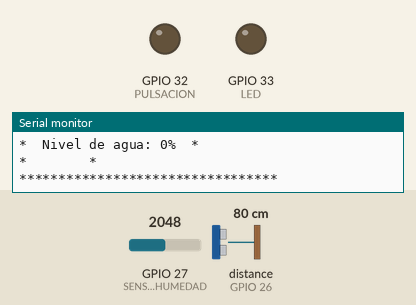
The sketch below on a simulated ESP32. Parts: output pins drawn as LEDs (lit = HIGH), the last lines printed to the serial monitor. The inputs (shaded band) are chosen by the test bench; at power-on: GPIO 27 (SENSORHUMEDAD) = 2048, distance to the obstacle (sensor on GPIO 26) 80 cm. The echo pulse lasts 58.3 µs per cm; pins used as bus, display or sensor lines are not drawn.

Above: at 0.1 s.
At 1.1 s:
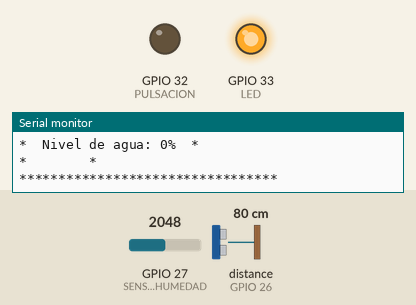
Timing chart, 0 to 2.6 s (numbered marks = the images above):
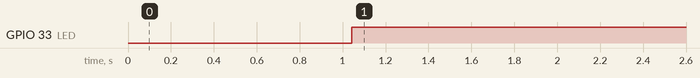

Measured:
- by itself, GPIO 33 (LED): LOW → HIGH at 1.0 s

The sketch:

Main.ino
```cpp
/************** Inicio - Macros **************/
#define lectura_humedad     analogRead(SENSORHUMEDAD)
#define SinHumedad_ConAgua  nivelHumedad() == 0 && nivelAgua() == 0
#define SinHumedad_SinAgua  nivelHumedad() == 0 && nivelAgua() == 1
#define ConHumedad_SinAgua  nivelHumedad() == 1 && nivelAgua() == 0
#define ConHumedad_ConAgua  nivelHumedad() == 1 && nivelAgua() == 1
#define BOMBA_ON            digitalWrite(PULSACION, HIGH)
#define BOMBA_OFF           digitalWrite(PULSACION, LOW)
#define LED_ON              digitalWrite(LED, HIGH)
#define LED_OFF             digitalWrite(LED, LOW)
/************** Fin - Macros **************/


/************** Inicio - Constantes **************/
const uint8_t SENSORHUMEDAD = 27;
const uint8_t ECO           = 26;
const uint8_t TRI           = 25;
const uint8_t LED           = 33;
const uint8_t PULSACION     = 32;
const uint8_t RATIO         = 58.2;
/************** Fin - Constantes **************/


/************** Inicio - Variables **************/
int duracion;
int distancia;
uint8_t porcentaje_agua;
uint8_t porcentaje_humedad;
uint8_t test = 1;
// Máquina de estados finito
enum estados
{
  estado_1,
  estado_2,
  estado_3,
  estado_4
} estado;
/************** Fin - Variables **************/


/************** Inicio - Funciones **************/
void lectura();
uint8_t nivelHumedad();
uint8_t nivelAgua();

/************** Fin - Funciones **************/


void setup() {
  Serial.begin(115200); // Velocidad del puerto serial en baudios
  //Inicializar entradas y salidas
  pinMode(SENSORHUMEDAD, INPUT);
  pinMode(ECO, INPUT); // Eco del ultrasonico para medir la distancia
  pinMode(TRI, OUTPUT); // Activa el ECO
  pinMode(LED, OUTPUT); // LED indicador
  pinMode(PULSACION, OUTPUT); // Pulsacion de la bomba para suministrar agua

}


void loop()
{
    estado = estado_1; // Estado inicial
    lectura();
    delay(1000);
    switch(estado)
    {
        case estado_1:
            BOMBA_OFF;
            LED_ON;
        break;

        case estado_2:
            BOMBA_ON;
            LED_OFF;
        break;

        case estado_3:
            BOMBA_OFF;
            LED_ON;
        break;

        case estado_4:
            BOMBA_OFF;
            LED_OFF;
        break;
    }

}

void lectura()
{
  // Condiciones de 4 combinaciones para activar cada estado
  if ( SinHumedad_ConAgua ) estado = estado_1;
    else if ( SinHumedad_SinAgua ) estado = estado_2;
      else if ( ConHumedad_SinAgua ) estado = estado_3;
        else if ( ConHumedad_ConAgua ) estado = estado_4;
  delay(20);
  test = test + 1;
}


uint8_t nivelHumedad()
{
  porcentaje_humedad = map(lectura_humedad, 4095, 0, 0, 100); // Mapeo, Regla de 3
  Serial.println("*********************************");
  Serial.println("* Test " + String(test) + "\t\t\t*");
  Serial.println("*\t\t\t\t*");
  Serial.print("*\tNivel de humedad: ");
  Serial.print(porcentaje_humedad);
  Serial.print("%");
  Serial.println("\t*");

  // Rango de niveles
  if ( porcentaje_humedad >= 20 )
  {
    return 1;
  }
  else if ( porcentaje_humedad < 20 )
  {
    return 0;
  }

}

uint8_t nivelAgua()
{
  digitalWrite(TRI, HIGH);
  delay(1);
  digitalWrite(TRI, LOW);
  duracion = pulseIn(ECO, HIGH);
  distancia = duracion / RATIO; // Formula para encontrar la distancia en cm

  // Restricción, máximo de distancia del recipiente
  if( distancia > 11)
  {
    distancia = 11;
  }

  porcentaje_agua = map(distancia, 11, 0, 0, 100); // Mapeo, Regla de 3
  Serial.print("*\tNivel de agua: ");
  Serial.print(porcentaje_agua);
  Serial.print("%");
  Serial.println("\t*");
  Serial.println("*\t\t\t\t*");
  Serial.println("*********************************");
  Serial.println();


  // Rango de niveles
  if ( porcentaje_agua >= 20 )
  {
    return 1;
  }
  else if ( porcentaje_agua < 20 )
  {
    return 0;
  }

}
```
